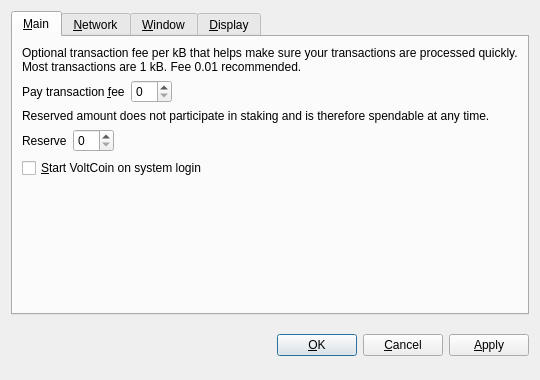
<?xml version="1.0" encoding="UTF-8"?>
<ui version="4.0">
 <class>OptionsDialog</class>
 <widget class="QDialog" name="OptionsDialog">
  <property name="geometry">
   <rect>
    <x>0</x>
    <y>0</y>
    <width>540</width>
    <height>380</height>
   </rect>
  </property>
  <property name="windowTitle">
   <string>Options</string>
  </property>
  <property name="modal">
   <bool>true</bool>
  </property>
  <layout class="QVBoxLayout" name="verticalLayout">
   <item>
    <widget class="QTabWidget" name="tabWidget">
     <property name="tabPosition">
      <enum>QTabWidget::North</enum>
     </property>
     <property name="currentIndex">
      <number>0</number>
     </property>
     <widget class="QWidget" name="tabMain">
      <attribute name="title">
       <string>&amp;Main</string>
      </attribute>
      <layout class="QVBoxLayout" name="verticalLayout_Main">
       <item>
        <widget class="QLabel" name="transactionFeeInfoLabel">
         <property name="text">
          <string>Optional transaction fee per kB that helps make sure your transactions are processed quickly. Most transactions are 1 kB. Fee 0.01 recommended.</string>
         </property>
         <property name="textFormat">
          <enum>Qt::PlainText</enum>
         </property>
         <property name="wordWrap">
          <bool>true</bool>
         </property>
        </widget>
       </item>
       <item>
        <layout class="QHBoxLayout" name="horizontalLayoutFee">
         <item>
          <widget class="QLabel" name="transactionFeeLabel">
           <property name="text">
            <string>Pay transaction &amp;fee</string>
           </property>
           <property name="textFormat">
            <enum>Qt::PlainText</enum>
           </property>
           <property name="buddy">
            <cstring>transactionFee</cstring>
           </property>
          </widget>
         </item>
         <item>
          <widget class="BitcoinAmountField" name="transactionFee"/>
         </item>
         <item>
          <spacer name="horizontalSpacerFee">
           <property name="orientation">
            <enum>Qt::Horizontal</enum>
           </property>
           <property name="sizeHint" stdset="0">
            <size>
             <width>40</width>
             <height>20</height>
            </size>
           </property>
          </spacer>
         </item>
        </layout>
       </item>
       <item>
        <widget class="QLabel" name="reserveBalanceInfoLabel">
         <property name="text">
          <string>Reserved amount does not participate in staking and is therefore spendable at any time.</string>
         </property>
         <property name="textFormat">
          <enum>Qt::PlainText</enum>
         </property>
         <property name="wordWrap">
          <bool>true</bool>
         </property>
        </widget>
       </item>
       <item>
        <layout class="QHBoxLayout" name="horizontalLayoutReserveBalance">
         <item>
          <widget class="QLabel" name="reserveBalanceLabel">
           <property name="text">
            <string>Reserve</string>
           </property>
           <property name="textFormat">
            <enum>Qt::PlainText</enum>
           </property>
           <property name="buddy">
            <cstring>reserveBalance</cstring>
           </property>
          </widget>
         </item>
         <item>
          <widget class="BitcoinAmountField" name="reserveBalance"/>
         </item>
         <item>
          <spacer name="horizontalSpacerReserveBalance">
           <property name="orientation">
            <enum>Qt::Horizontal</enum>
           </property>
           <property name="sizeHint" stdset="0">
            <size>
             <width>40</width>
             <height>20</height>
            </size>
           </property>
          </spacer>
         </item>
        </layout>
       </item>
       <item>
        <widget class="QCheckBox" name="bitcoinAtStartup">
         <property name="toolTip">
          <string>Automatically start VoltCoin after logging in to the system.</string>
         </property>
         <property name="text">
          <string>&amp;Start VoltCoin on system login</string>
         </property>
        </widget>
       </item>
       <item>
        <spacer name="verticalSpacer_Main">
         <property name="orientation">
          <enum>Qt::Vertical</enum>
         </property>
         <property name="sizeHint" stdset="0">
          <size>
           <width>20</width>
           <height>40</height>
          </size>
         </property>
        </spacer>
       </item>
      </layout>
     </widget>
     <widget class="QWidget" name="tabNetwork">
      <attribute name="title">
       <string>&amp;Network</string>
      </attribute>
      <layout class="QVBoxLayout" name="verticalLayout_Network">
       <item>
        <widget class="QCheckBox" name="mapPortUpnp">
         <property name="toolTip">
          <string>Automatically open the VoltCoin client port on the router. This only works when your router supports UPnP and it is enabled.</string>
         </property>
         <property name="text">
          <string>Map port using &amp;UPnP</string>
         </property>
        </widget>
       </item>
       <item>
        <widget class="QCheckBox" name="connectSocks">
         <property name="toolTip">
          <string>Connect to the VoltCoin network through a SOCKS5 proxy (e.g. when connecting through Tor).</string>
         </property>
         <property name="text">
          <string>&amp;Connect through SOCKS5 proxy:</string>
         </property>
        </widget>
       </item>
       <item>
        <layout class="QHBoxLayout" name="horizontalLayout_Network">
         <item>
          <widget class="QLabel" name="proxyIpLabel">
           <property name="text">
            <string>Proxy &amp;IP:</string>
           </property>
           <property name="textFormat">
            <enum>Qt::PlainText</enum>
           </property>
           <property name="buddy">
            <cstring>proxyIp</cstring>
           </property>
          </widget>
         </item>
         <item>
          <widget class="QValidatedLineEdit" name="proxyIp">
           <property name="maximumSize">
            <size>
             <width>140</width>
             <height>16777215</height>
            </size>
           </property>
           <property name="toolTip">
            <string>IP address of the proxy (e.g. 127.0.0.1)</string>
           </property>
          </widget>
         </item>
         <item>
          <widget class="QLabel" name="proxyPortLabel">
           <property name="text">
            <string>&amp;Port:</string>
           </property>
           <property name="textFormat">
            <enum>Qt::PlainText</enum>
           </property>
           <property name="buddy">
            <cstring>proxyPort</cstring>
           </property>
          </widget>
         </item>
         <item>
          <widget class="QLineEdit" name="proxyPort">
           <property name="maximumSize">
            <size>
             <width>55</width>
             <height>16777215</height>
            </size>
           </property>
           <property name="toolTip">
            <string>Port of the proxy (e.g. 9050)</string>
           </property>
          </widget>
         </item>
         <item>
          <spacer name="horizontalSpacer_Network">
           <property name="orientation">
            <enum>Qt::Horizontal</enum>
           </property>
           <property name="sizeHint" stdset="0">
            <size>
             <width>40</width>
             <height>20</height>
            </size>
           </property>
          </spacer>
         </item>
        </layout>
       </item>
       <item>
        <spacer name="verticalSpacer_Network">
         <property name="orientation">
          <enum>Qt::Vertical</enum>
         </property>
         <property name="sizeHint" stdset="0">
          <size>
           <width>20</width>
           <height>40</height>
          </size>
         </property>
        </spacer>
       </item>
      </layout>
     </widget>
     <widget class="QWidget" name="tabWindow">
      <attribute name="title">
       <string>&amp;Window</string>
      </attribute>
      <layout class="QVBoxLayout" name="verticalLayout_Window">
       <item>
        <widget class="QCheckBox" name="minimizeToTray">
         <property name="toolTip">
          <string>Show only a tray icon after minimizing the window.</string>
         </property>
         <property name="text">
          <string>&amp;Minimize to the tray instead of the taskbar</string>
         </property>
        </widget>
       </item>
       <item>
        <widget class="QCheckBox" name="minimizeOnClose">
         <property name="toolTip">
          <string>Minimize instead of exit the application when the window is closed. When this option is enabled, the application will be closed only after selecting Quit in the menu.</string>
         </property>
         <property name="text">
          <string>M&amp;inimize on close</string>
         </property>
        </widget>
       </item>
       <item>
        <spacer name="verticalSpacer_Window">
         <property name="orientation">
          <enum>Qt::Vertical</enum>
         </property>
         <property name="sizeHint" stdset="0">
          <size>
           <width>20</width>
           <height>40</height>
          </size>
         </property>
        </spacer>
       </item>
      </layout>
     </widget>
     <widget class="QWidget" name="tabDisplay">
      <attribute name="title">
       <string>&amp;Display</string>
      </attribute>
      <layout class="QVBoxLayout" name="verticalLayout_Display">
       <item>
        <layout class="QHBoxLayout" name="horizontalLayout_1_Display">
         <item>
          <widget class="QLabel" name="langLabel">
           <property name="text">
            <string>User Interface &amp;language:</string>
           </property>
           <property name="textFormat">
            <enum>Qt::PlainText</enum>
           </property>
           <property name="buddy">
            <cstring>lang</cstring>
           </property>
          </widget>
         </item>
         <item>
          <widget class="QValueComboBox" name="lang">
           <property name="toolTip">
            <string>The user interface language can be set here. This setting will take effect after restarting VoltCoin.</string>
           </property>
          </widget>
         </item>
        </layout>
       </item>
       <item>
        <layout class="QHBoxLayout" name="horizontalLayout_2_Display">
         <item>
          <widget class="QLabel" name="unitLabel">
           <property name="text">
            <string>&amp;Unit to show amounts in:</string>
           </property>
           <property name="textFormat">
            <enum>Qt::PlainText</enum>
           </property>
           <property name="buddy">
            <cstring>unit</cstring>
           </property>
          </widget>
         </item>
         <item>
          <widget class="QValueComboBox" name="unit">
           <property name="toolTip">
            <string>Choose the default subdivision unit to show in the interface and when sending coins.</string>
           </property>
          </widget>
         </item>
        </layout>
       </item>
       <item>
        <widget class="QCheckBox" name="coinControlFeatures">
         <property name="toolTip">
          <string>Whether to show coin control features or not.</string>
         </property>
         <property name="text">
          <string>Display coin &amp;control features (experts only!)</string>
         </property>
        </widget>
       </item>
       <item>
        <widget class="QCheckBox" name="useBlackTheme">
         <property name="text">
          <string>Use black visual theme (requires restart)</string>
         </property>
        </widget>
       </item>
       <item>
        <spacer name="verticalSpacer_Display">
         <property name="orientation">
          <enum>Qt::Vertical</enum>
         </property>
         <property name="sizeHint" stdset="0">
          <size>
           <width>20</width>
           <height>40</height>
          </size>
         </property>
        </spacer>
       </item>
      </layout>
     </widget>
    </widget>
   </item>
   <item>
    <layout class="QHBoxLayout" name="horizontalLayout_Buttons">
     <item>
      <spacer name="horizontalSpacer_1">
       <property name="orientation">
        <enum>Qt::Horizontal</enum>
       </property>
       <property name="sizeHint" stdset="0">
        <size>
         <width>40</width>
         <height>48</height>
        </size>
       </property>
      </spacer>
     </item>
     <item>
      <widget class="QLabel" name="statusLabel">
       <property name="font">
        <font>
         <weight>75</weight>
         <bold>true</bold>
        </font>
       </property>
       <property name="text">
        <string/>
       </property>
       <property name="textFormat">
        <enum>Qt::PlainText</enum>
       </property>
       <property name="wordWrap">
        <bool>true</bool>
       </property>
      </widget>
     </item>
     <item>
      <spacer name="horizontalSpacer_2">
       <property name="orientation">
        <enum>Qt::Horizontal</enum>
       </property>
       <property name="sizeHint" stdset="0">
        <size>
         <width>40</width>
         <height>48</height>
        </size>
       </property>
      </spacer>
     </item>
     <item>
      <widget class="QPushButton" name="okButton">
       <property name="text">
        <string>&amp;OK</string>
       </property>
      </widget>
     </item>
     <item>
      <widget class="QPushButton" name="cancelButton">
       <property name="text">
        <string>&amp;Cancel</string>
       </property>
       <property name="autoDefault">
        <bool>false</bool>
       </property>
      </widget>
     </item>
     <item>
      <widget class="QPushButton" name="applyButton">
       <property name="text">
        <string>&amp;Apply</string>
       </property>
       <property name="autoDefault">
        <bool>false</bool>
       </property>
      </widget>
     </item>
    </layout>
   </item>
  </layout>
 </widget>
 <customwidgets>
  <customwidget>
   <class>BitcoinAmountField</class>
   <extends>QSpinBox</extends>
   <header>bitcoinamountfield.h</header>
  </customwidget>
  <customwidget>
   <class>QValueComboBox</class>
   <extends>QComboBox</extends>
   <header>qvaluecombobox.h</header>
  </customwidget>
  <customwidget>
   <class>QValidatedLineEdit</class>
   <extends>QLineEdit</extends>
   <header>qvalidatedlineedit.h</header>
  </customwidget>
 </customwidgets>
 <resources/>
 <connections/>
</ui>
